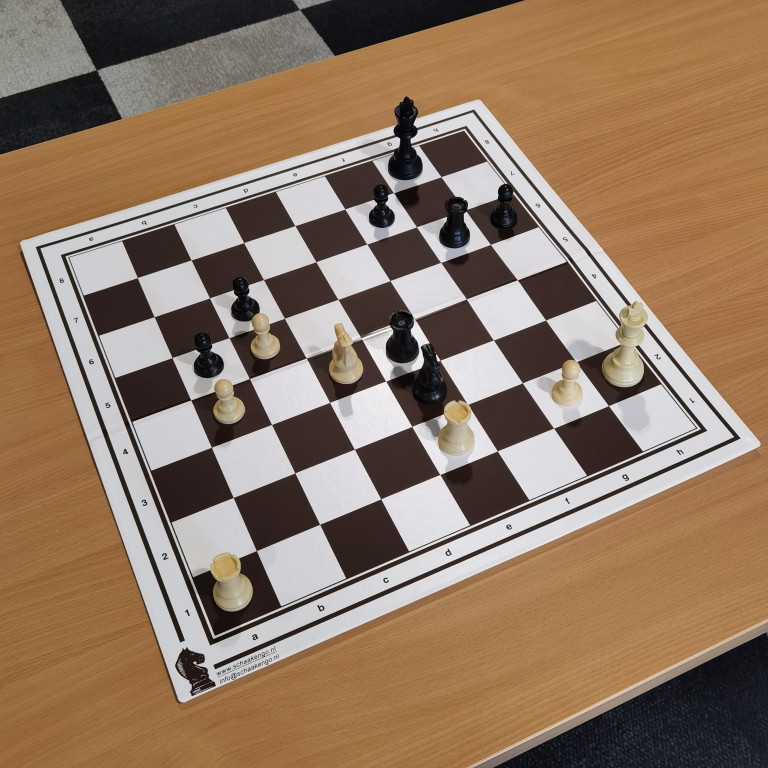
#> input picture images/G000_IMG062.jpg, 3072 x 3072 px (shown at 1/4 size)
$ jupyter execute chessboard-vision.ipynb
#> lines starting #> are read from the running program, lines starting #| are printed output that depends on the picture; after the words box and inside, x2 and y2 are one past the last pixel; in counts of white or black regions, pixels touching at a corner belong together
# Chessboard Vision Project

## 📌 Introduction
This project is part of the **Computer Vision** course in the Master's in Artificial Intelligence. The goal is to detect chess pieces on a board from images, determine their positions using bounding boxes, and represent them in an 8x8 matrix format. The solution is implemented in Python and follows a structured image processing pipeline.

## 🎯 Task Overview
- **Input:** Chessboard image
- **Output:**
  - Total number of black/white pieces
  - Bounding boxes around detected pieces
  - 8x8 matrix representing piece positions
- **Dataset:** 50 images for development, 10 unseen test images
- **Deliverables:**
  - Python script (single file)
  - Short report (max 2 pages)

---

[cell 1]
# Importing Libraries
import numpy as np
import pandas as pd
import matplotlib.pyplot as plt
import os
import cv2
import math

# Data Directory
dataDir = 'images'

# Define the window size
window_width = 800
window_height = 600

---

## First Image Test

[cell 2]
# Function to resize image
def resize_image(image, window_width, window_height):
    height, width = image.shape[:2]
    scaling_factor = min(window_width / width, window_height / height)
    return cv2.resize(image, None, fx=scaling_factor, fy=scaling_factor, interpolation=cv2.INTER_AREA)

[cell 3]
# Read and Display an Image
# Opening an image
img = cv2.imread(os.path.join(dataDir, 'G000_IMG062.jpg'))
#> img is the input picture: shape (3072, 3072, 3); mean B, G, R 99.5, 120.5, 144.4

# Get the dimensions of the image
height, width, channels = img.shape
#> height = 3072; width = 3072; channels = 3
print(f'Image Dimensions: {height} x {width}')
#| Image Dimensions: 3072 x 3072
print(f'Number of Channels: {channels}')
#| Number of Channels: 3

# Calculate the scaling factor
scaling_factor = min(window_width / width, window_height / height)
#> scaling_factor = 0.195

# Resize the image
resized_img = resize_image(img, window_width, window_height)
#> in resize_image, `return cv2.resize(image, None, fx=scaling_factor, fy=scaling_factor, i..`:
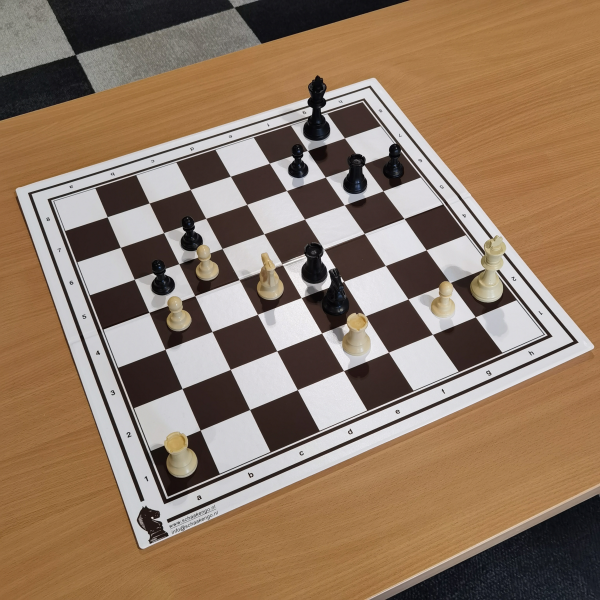
#> returned value: shape (600, 600, 3); mean of channels 0, 1, 2 99.5, 120.5, 144.4; drawn as B, G, R

# Display the resized image using matplotlib
plt.imshow(cv2.cvtColor(resized_img, cv2.COLOR_BGR2RGB))
plt.title('G000_IMG062.jpg')
plt.axis('off')
plt.show()

---

## Image Processing

### 1. Convert to Graysacale

[cell 4]
# Convert to Grayscale
gray = cv2.cvtColor(img, cv2.COLOR_BGR2GRAY)
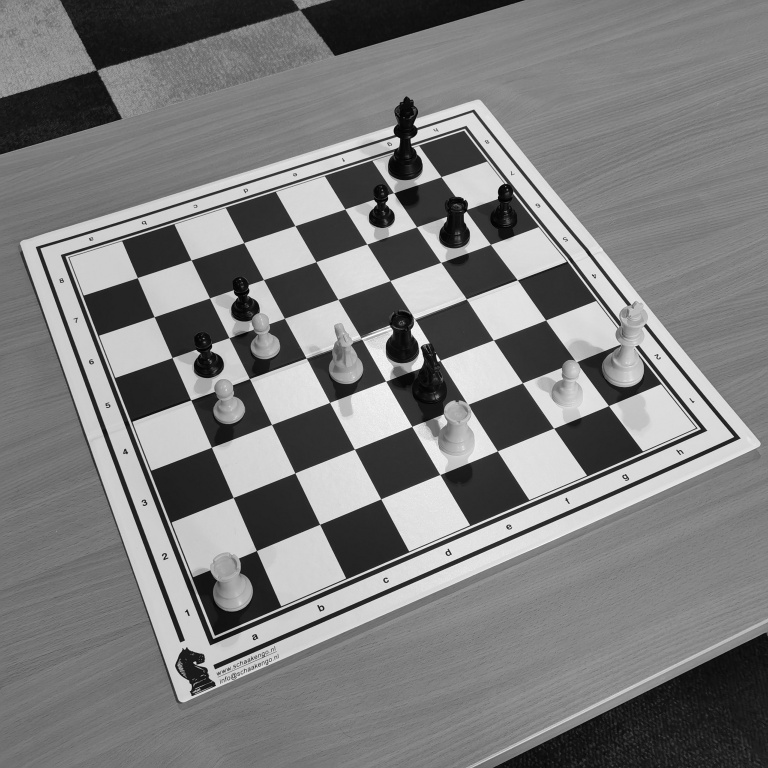
#> gray: shape (3072, 3072) (shown at 1/4 size); min 0, max 255, mean 125.3

# Resize image for display
resized_gray = resize_image(gray, window_width, window_height)
#> call 2 of resize_image, with window_width = 800, window_height = 600
#> in resize_image (call 2), `return cv2.resize(image, None, fx=scaling_factor, fy=scaling_factor, i..`:
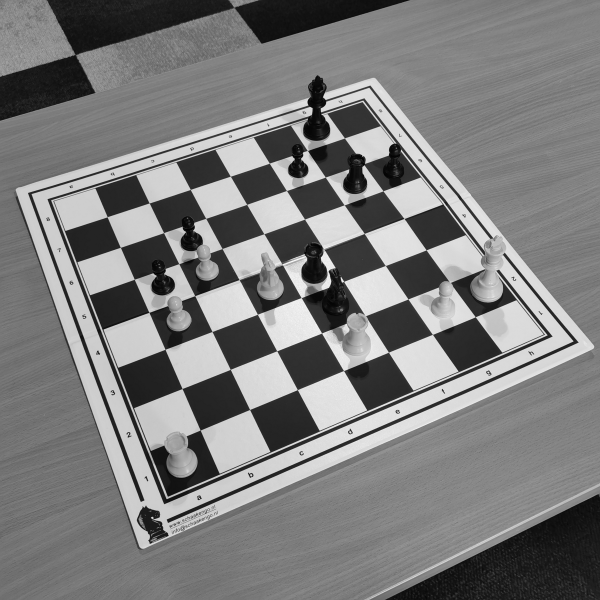
#> returned value: shape (600, 600); min 2, max 251, mean 125.3

# Display Grayscale Image
plt.imshow(resized_gray, cmap='gray')
plt.title("Grayscale")
plt.axis('off')
plt.show()

### 2. Apply Gaussian Blur

[cell 5]
# Apply Gaussian Blur
blurred = cv2.GaussianBlur(gray, (5, 5), 0)

# Resize image for display
resized_blurred = resize_image(blurred, window_width, window_height)

# Display Blurred Image
plt.imshow(resized_blurred, cmap='gray')
plt.title("Blurred")
plt.axis('off')
plt.show()

### 3. Apply Adaptive Thresholding

[cell 6]
# Apply Adaptive Thresholding
adaptive_thresh = cv2.adaptiveThreshold(
    blurred, 255, cv2.ADAPTIVE_THRESH_GAUSSIAN_C, cv2.THRESH_BINARY, 11, 2
)
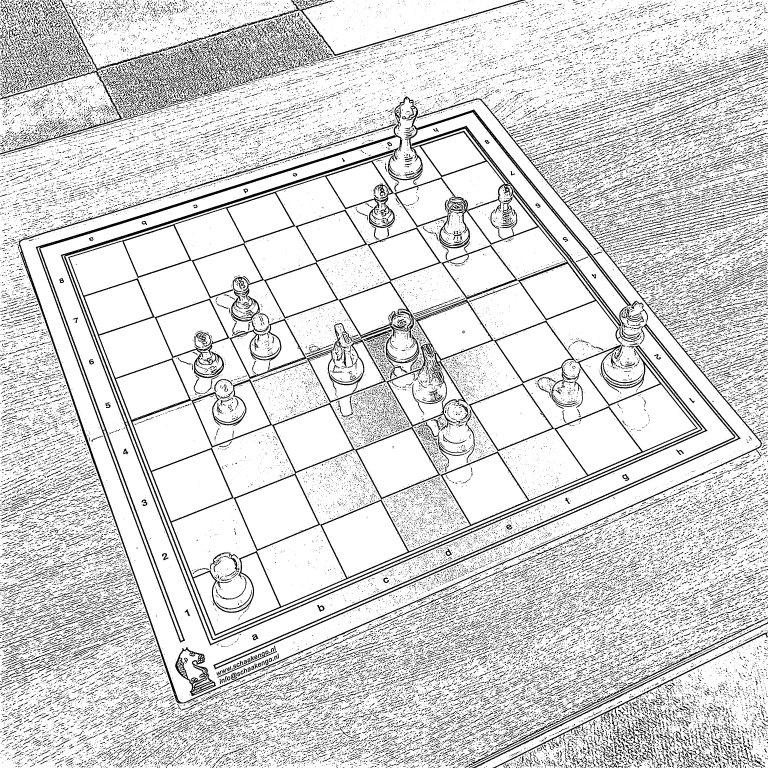
#> adaptive_thresh: shape (3072, 3072) (shown at 1/4 size); 84.4% white; 57690 black regions (44282 under 20 px), largest, box (x1, y1, x2, y2) and area: (143, 386, 2830, 2582) 308320, (70, 394, 3063, 2814) 46737, (853, 1293, 2963, 2678) 29341

# Resize image for display
resized_adaptive_thresh = resize_image(adaptive_thresh, window_width, window_height)
#> call 4 of resize_image, with window_width = 800, window_height = 600
#> in resize_image (call 4), `return cv2.resize(image, None, fx=scaling_factor, fy=scaling_factor, i..`:
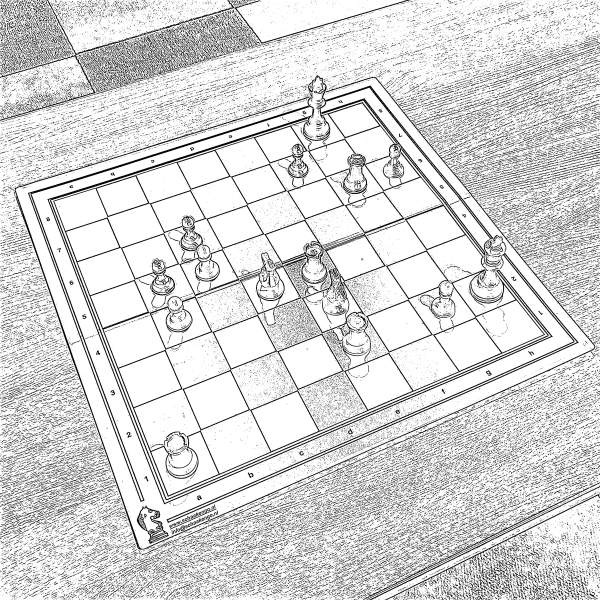
#> returned value: shape (600, 600); min 0, max 255, mean 215.3

# Display Adaptive Threshold Image
plt.imshow(resized_adaptive_thresh, cmap='gray')
plt.title("Adaptive Threshold")
plt.axis('off')
plt.show()

### 4. Apply Canny Edge Detection

[cell 7]
# Apply Canny Edge Detection
edges = cv2.Canny(blurred, 50, 150)
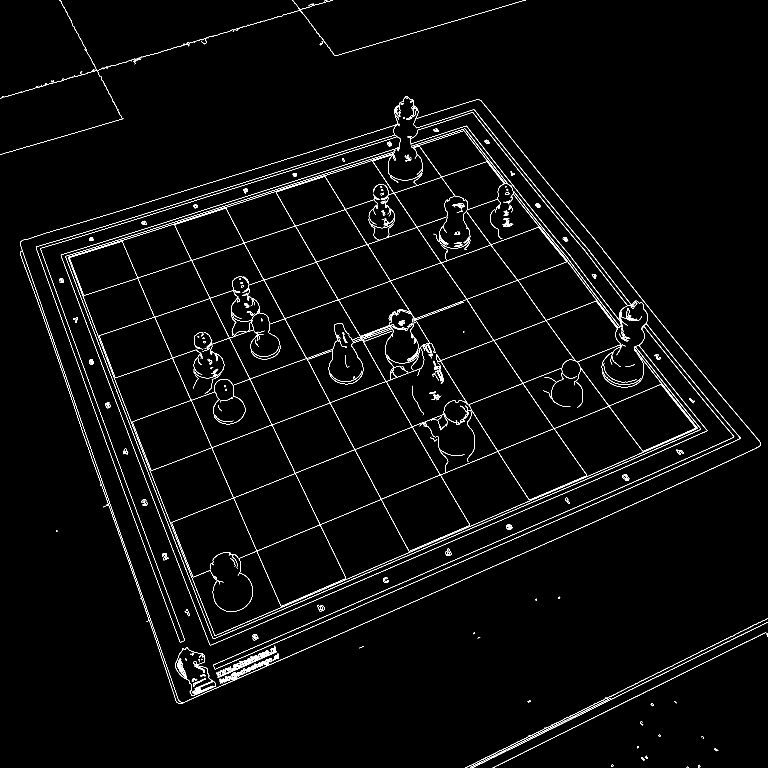
#> edges: shape (3072, 3072) (shown at 1/4 size); 1.3% white in thin lines or dots

# Resize image for display
resized_edges = resize_image(edges, window_width, window_height)
#> in resize_image (call 5), `return cv2.resize(image, None, fx=scaling_factor, fy=scaling_factor, i..`:
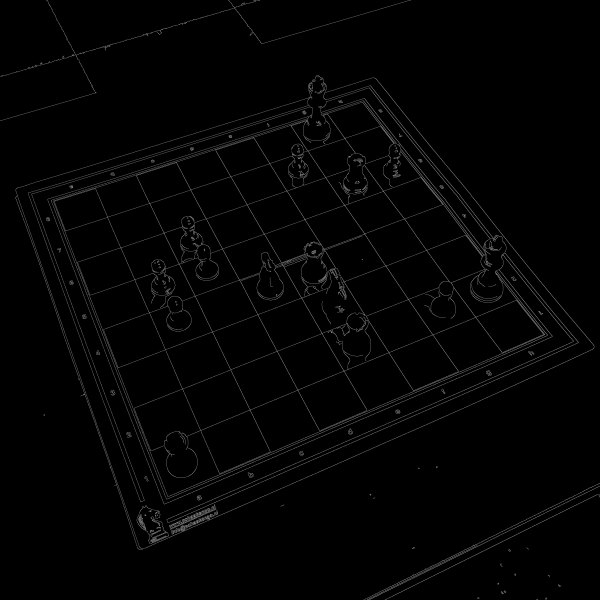
#> returned value: shape (600, 600); min 0, max 133, mean 3.3

# Display Canny Edges Image
plt.imshow(resized_edges, cmap='gray')
plt.title("Canny Edges")
plt.axis('off')
plt.show()

$ run again, with images/G000_IMG087.jpg copied over images/G000_IMG062.jpg
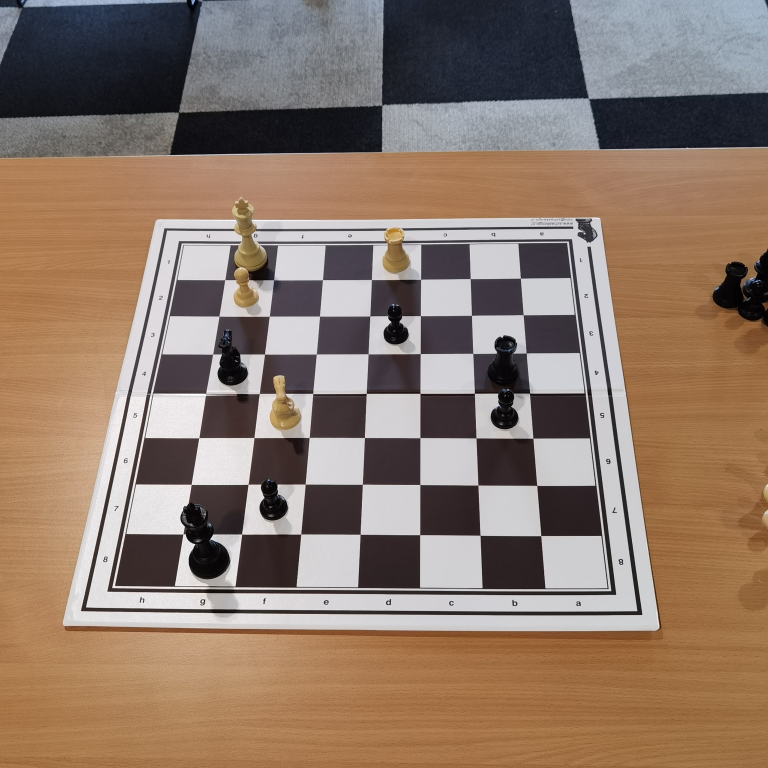
#> input picture images/G000_IMG087.jpg, 3072 x 3072 px (shown at 1/4 size)
#> img is the input picture: shape (3072, 3072, 3); mean B, G, R 106.8, 121.4, 142.3
#| Image Dimensions: 3072 x 3072
#| Number of Channels: 3
#> `adaptive_thresh = cv2.adaptiveThreshold( blurred, 255, cv2.ADAPTIVE_TH..`:
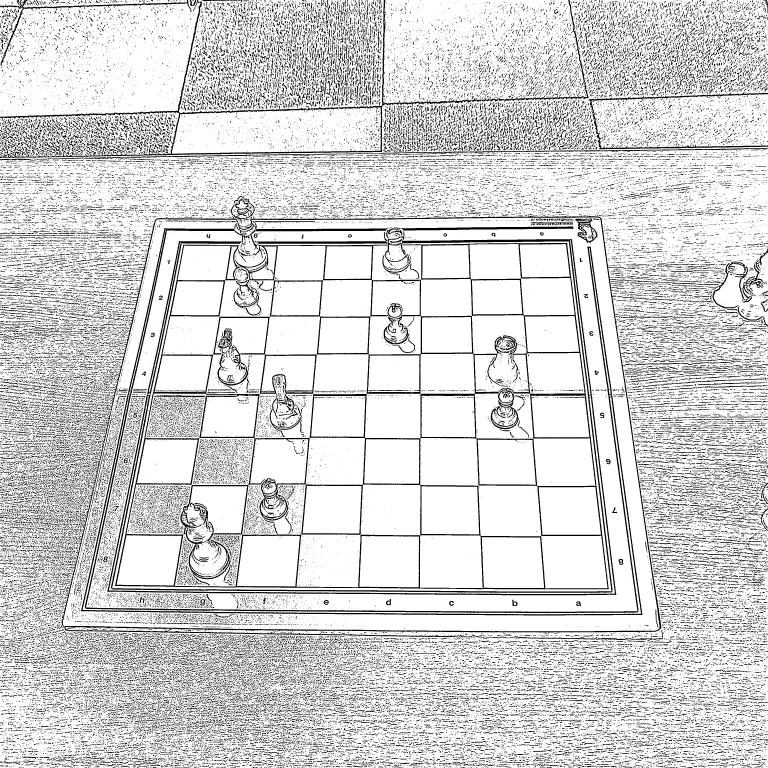
#> adaptive_thresh: shape (3072, 3072) (shown at 1/4 size); 83.8% white; 65189 black regions (48805 under 20 px), largest, box (x1, y1, x2, y2) and area: (460, 964, 2435, 2357) 165635, (324, 913, 2570, 2462) 112827, (245, 811, 2646, 2550) 44884
#> edges: shape (3072, 3072); 1.1% white in thin lines or dots, all inside (x1, y1, x2, y2) = (0, 0, 3072, 2551)
#> in resize_image (call 5), `return cv2.resize(image, None, fx=scaling_factor, fy=scaling_factor, i..`:
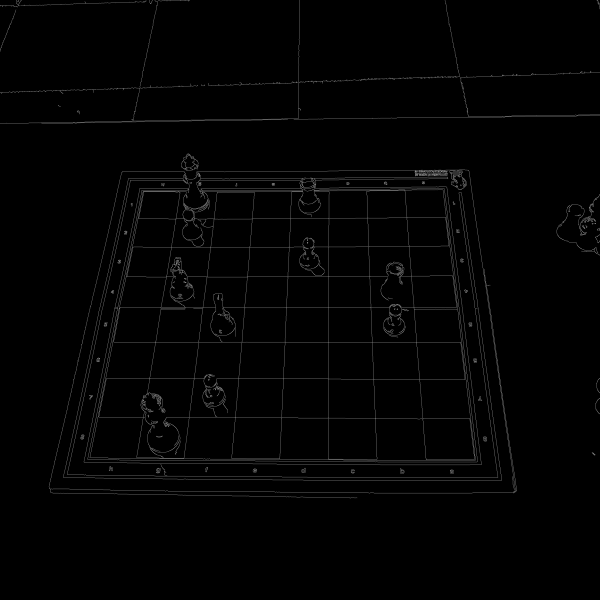
#> returned value: shape (600, 600); min 0, max 144, mean 2.8

$ run again, with images/G000_IMG102.jpg copied over images/G000_IMG062.jpg
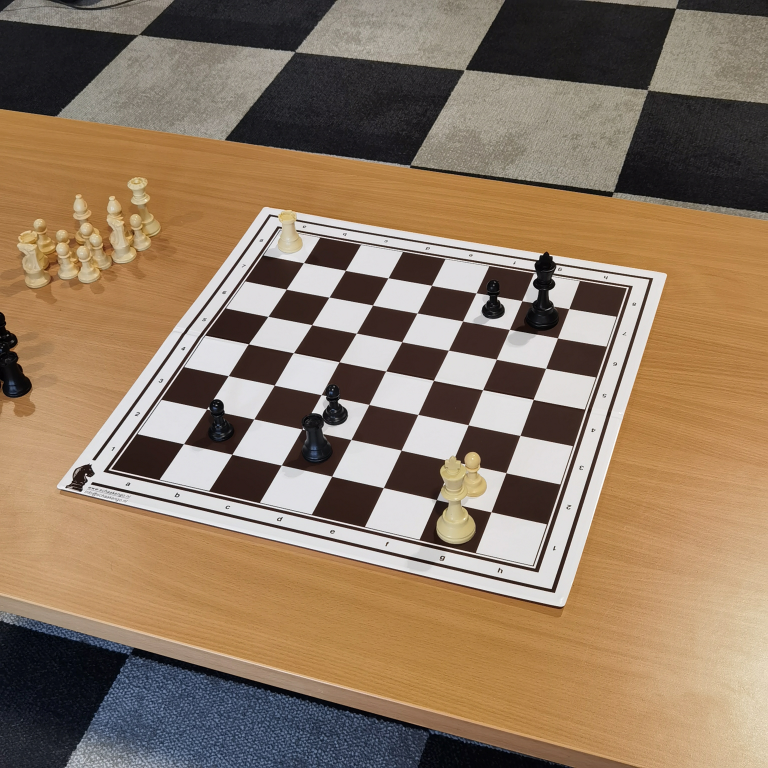
#> input picture images/G000_IMG102.jpg, 3072 x 3072 px (shown at 1/4 size)
#> img is the input picture: shape (3072, 3072, 3); mean B, G, R 99.3, 121.9, 144.2
#| Image Dimensions: 3072 x 3072
#| Number of Channels: 3
#> `adaptive_thresh = cv2.adaptiveThreshold( blurred, 255, cv2.ADAPTIVE_TH..`:
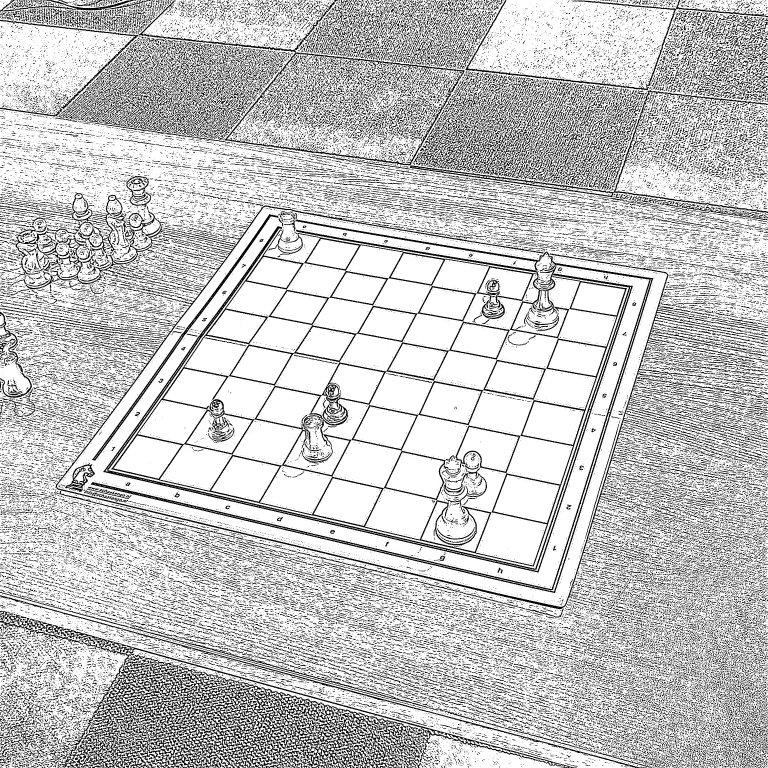
#> adaptive_thresh: shape (3072, 3072) (shown at 1/4 size); 77.1% white; 58122 black regions (39378 under 20 px), largest, box (x1, y1, x2, y2) and area: (363, 878, 2613, 2372) 224163, (0, 2443, 2307, 3072) 211420, (211, 822, 3072, 2437) 50477
#> edges: shape (3072, 3072); 2.3% white in thin lines or dots
#> in resize_image (call 5), `return cv2.resize(image, None, fx=scaling_factor, fy=scaling_factor, i..`:
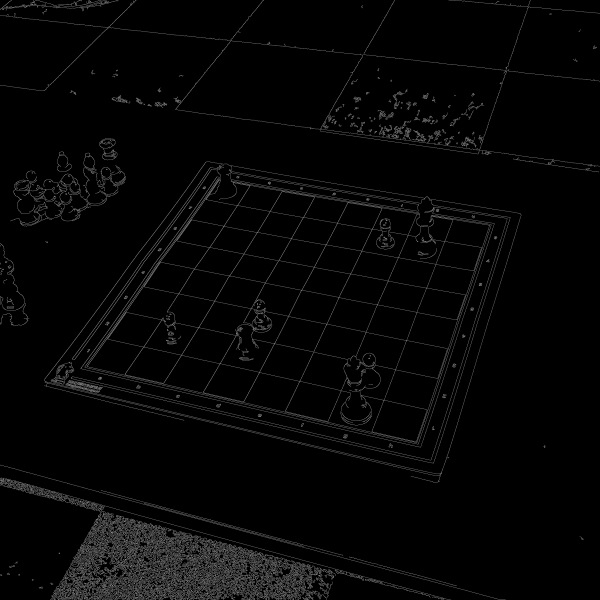
#> returned value: shape (600, 600); min 0, max 137, mean 5.8

$ run again, with images/G006_IMG048.jpg copied over images/G000_IMG062.jpg
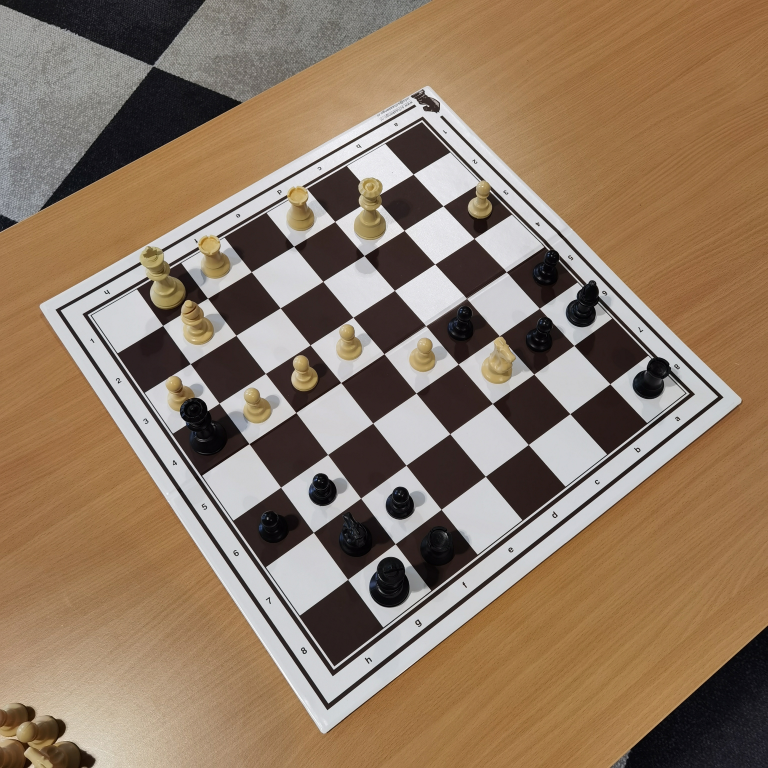
#> input picture images/G006_IMG048.jpg, 3072 x 3072 px (shown at 1/4 size)
#> img is the input picture: shape (3072, 3072, 3); mean B, G, R 100, 121.3, 143.5
#| Image Dimensions: 3072 x 3072
#| Number of Channels: 3
#> adaptive_thresh: shape (3072, 3072); 80.6% white; 63744 black regions (46607 under 20 px), largest, box (x1, y1, x2, y2) and area: (330, 466, 2780, 2705) 224107, (0, 0, 783, 766) 120493, (0, 0, 1299, 884) 100233
#> edges: shape (3072, 3072); 2.3% white in thin lines or dots
#> in resize_image (call 5), `return cv2.resize(image, None, fx=scaling_factor, fy=scaling_factor, i..`:
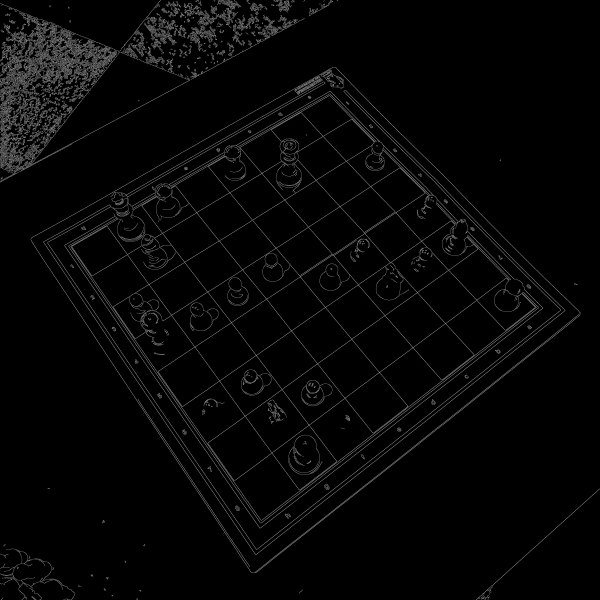
#> returned value: shape (600, 600); min 0, max 149, mean 6
